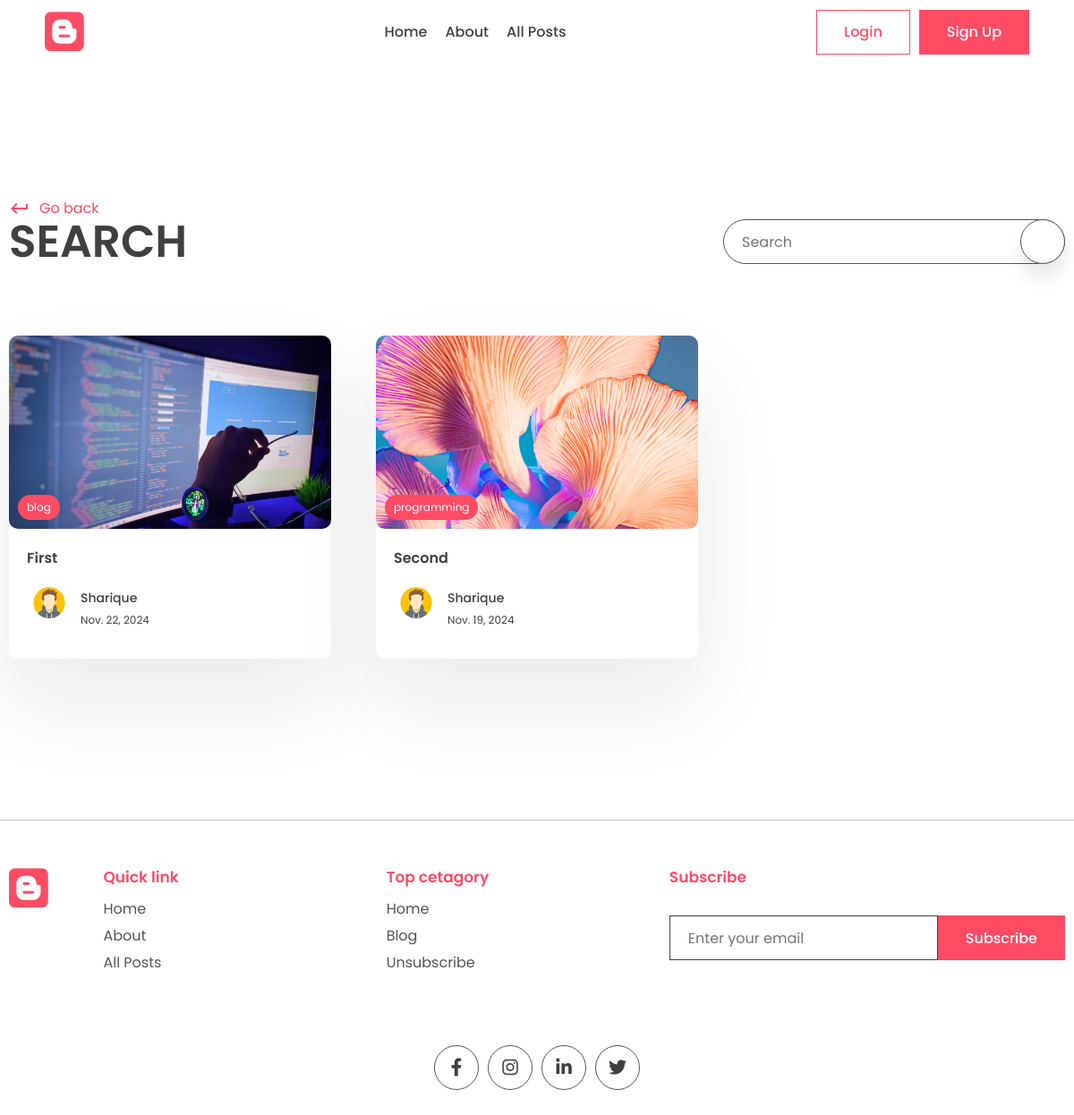
The app's page /search/ with its own data.
### app/models.py (models this page shows, shortened)
class Post(models.Model):
    title=models.CharField(max_length=200)
    content=models.TextField()
    last_updates=models.DateTimeField(auto_now=True)
    slug=models.SlugField(max_length=200,unique=True)
    image=models.ImageField(null=True,blank=True,upload_to="images/")
    tags=models.ManyToManyField(Tag,blank=True,related_name='post')
    view_count=models.IntegerField(null=True,blank=True)
    is_featured=models.BooleanField(default=False)
    author=models.ForeignKey(User,on_delete=models.CASCADE,null=True,blank=True)
    bookmarks=models.ManyToManyField(User,related_name="booksmarks",default=None,blank=True)

class Tag(models.Model):
    name=models.CharField(max_length=100)
    description=models.CharField(max_length=100)
    slug=models.SlugField(max_length=200,unique=True)

class Profile(models.Model):
    user=models.OneToOneField(User,on_delete=models.CASCADE)
    profile_image=models.ImageField(null=True,blank=True,upload_to="images/")
    slug=models.SlugField(max_length=200,unique=True)
    bio=models.CharField(max_length=200)

### app/views.py (the view)
# urls.py: path('search/',views.search_posts,name='search'),
def search_posts(request):
    search_query=''
    if request.GET.get('q'):
        search_query=request.GET.get('q')
    posts=Post.objects.filter(title__icontains=search_query)
    context={'posts':posts,'search_query':search_query}
    return render(request,'app/search.html',context)

### app/templates/app/search.html (shortened to what this page needs)
{% extends "base.html" %}
{% block content %}
    <main>
      <div class="container">
        <div class="page-top">
          <div class="top flex">
            <div class="page-name">
              <a href="#" class="learn">
                <span class="material-icons"> keyboard_return </span> Go back
              </a>
              <h1>Search</h1>
            </div>
            <form class="search-bar s-active" method="GET">
              <input type="text" placeholder="Search" name="q" value={{search_query}} >
              <button type="submit" class="animated-search">
              </button>
            </form>
          </div>
        </div>
      </div>
    </main>
    <section class="sp">
      <div class="container">
        <div class="grid">
            {% for post in posts %}
          <a href="#">
            <div class="card">
              <div class="post-img">
                <img src="{{post.image.url}}" alt="" />
                <div class="tag">{{post.tags.all.0.name}}</div>
              </div>
              <div class="card-content">
                <h3>
                  {{post.title}}
                </h3>
                <div class="author">
                  <div class="profile-pic">
                    <img src="{{post.author.profile.profile_image.url}}" alt="" />
                  </div>
                  <div class="details">
                    <p>{{post.author.first_name}}</p>
                    <small>{{post.last_updates| date}}</small>
                  </div>
                </div>
              </div>
            </div>
          </a>
          {% endfor %}
        </div>
      </div>
    </section>
    {% endblock content %}

### app/static/app/style.css (style rules this page uses)
* { margin: 0; padding: 0; box-sizing: border-box; text-decoration: none; border: none; outline: none; list-style: none; font-family: "Poppins", sans-serif; color: var(--black); }
:root { --red: #ff4b64; --black: #404040; --des: #555555; --shadow: #ffffff1a 0px 1px 1px 0px inset, #32325d40 0px 50px 100px -20px, #0000004d 0px 30px 60px -30px; --shadow2: rgba(17, 12, 46, 0.084) 0px 48px 100px 0px; }
html { font-size: 62.5%; }
[class*="grid"] { display: grid; }
img { width: 100%; }
.container { max-width: 1220px; margin: auto; padding: 0 10px; }
p, a { font-size: 1.6rem; color: var(--des); }
input, textarea { font-size: 1.6rem; color: var(--black); }
.search-bar, .animated-search { width: 5rem; aspect-ratio: 1/1; border: 1px solid var(--des); border-radius: 50%; display: flex; align-items: center; justify-content: center; background: white; box-shadow: 0 15px 20px #00000018; cursor: pointer; margin-top: 10rem; z-index: 2; }
.search-bar input { display: none; }
.search-bar { box-shadow: unset; border: none; }
.search-bar .animated-search { margin-top: 0; }
.s-active { width: fit-content; border-radius: 5rem; height: 5rem; aspect-ratio: unset; position: relative; padding: 0 6rem; padding-left: 2rem; border: 1px solid var(--des); }
.s-active input { width: 30rem; font-style: 1.6rem; height: calc(100% - 2px); display: block; }
.s-active .animated-search { position: absolute !important; top: 50%; transform: translateY(-50%); right: -1px; }
.sp { padding: 8rem 0; }
.post-img { height: 40rem; width: 100%; overflow: hidden; border-radius: 1rem; }
.post-img img { height: 100%; object-fit: cover; object-position: center; }
.learn { display: flex; align-items: center; gap: 1rem; color: var(--red); margin-top: 2rem; }
.learn span { color: #ff4b64; }
.card { background: white; box-shadow: var(--shadow2); border-radius: 1rem; cursor: pointer; transition: 0.3s; }
.post-img { position: relative; }
.tag { position: absolute; bottom: 1rem; left: 1rem; background: var(--red); color: white; border-radius: 5rem; padding: 0.5rem 1rem; font-size: 1.2rem; }
.card-content { padding: 2rem; padding-bottom: 3rem; }
.card h3 { font-size: 1.6rem; font-weight: 600; }
.card .post-img { width: 100%; height: unset; aspect-ratio: 1/0.6; }
.author { display: flex; align-items: center; gap: 1rem; margin-top: 2rem; }
.profile-pic { width: 5rem; aspect-ratio: 1/1; border-radius: 50%; overflow: hidden; }
.author p { color: var(--black); font-weight: 500; font-size: 1.4rem; }
.author small { color: var(--black); font-size: 1.2rem; }
.page-name h1 { font-size: 5rem; text-transform: uppercase; font-weight: 600; line-height: 5rem; }
.flex { display: flex; align-items: flex-end; justify-content: space-between; }
.flex .search-bar { margin-top: 0; }
.grid { grid-template-columns: repeat(3, 1fr); gap: 5rem; }
main { padding-top: 10rem !important; }

### records on screen
Post: image (picture), tags.all.0.name "blog", title "First", author.profile.profile_image (picture), author.first_name "Sharique", last_updates "Nov. 22, 2024"
Post: image (picture), tags.all.0.name "programming", title "Second", author.profile.profile_image (picture), author.first_name "Sharique", last_updates "Nov. 19, 2024"
